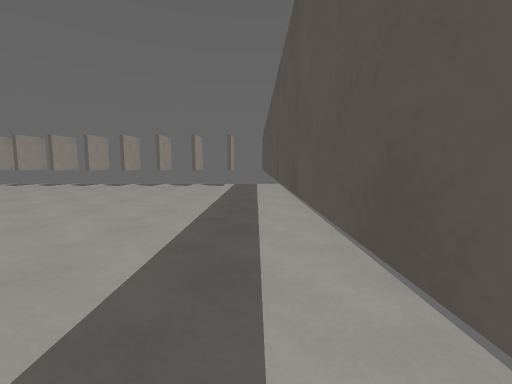
view 1 (above)

18 first-person views from a walk through a Godot game level. The camera is 1.2 m above the floor, tilts 6° down and sees 90° across. The floor is counted in squares, 1 m on a side. Each view is taken from the middle of a square. On the plan, view 1 faces up. The plan holds only what a view shows up to about 12 squares ahead; the rest is blank.

view 2
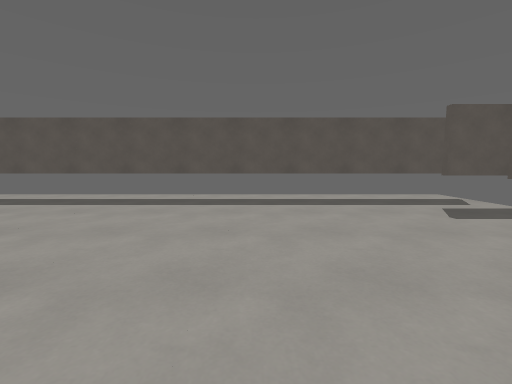

view 3
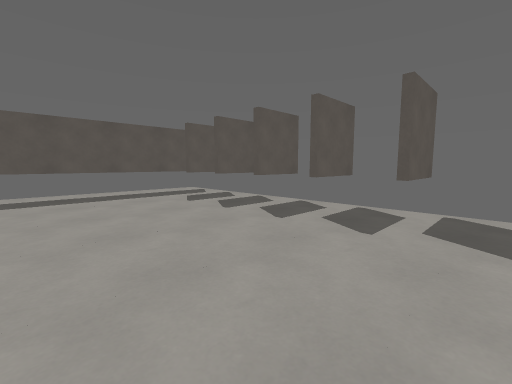

view 4
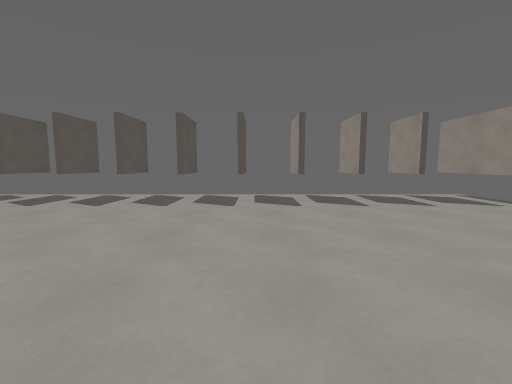

view 5
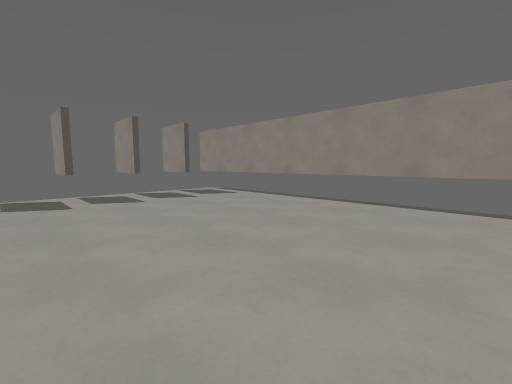

view 6
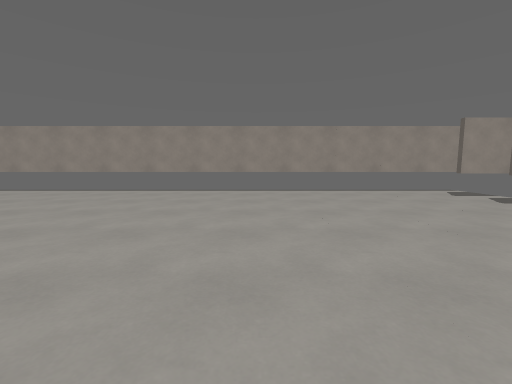

view 7
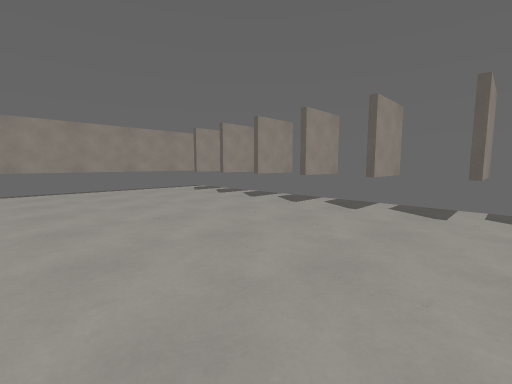

view 8
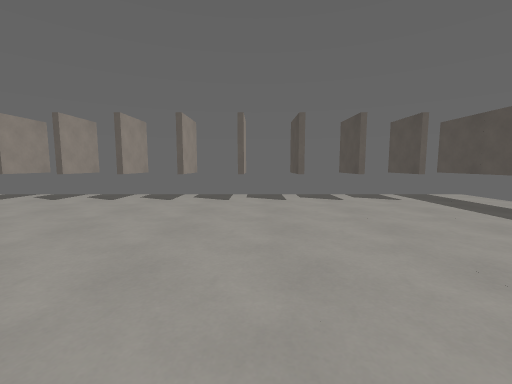

view 9
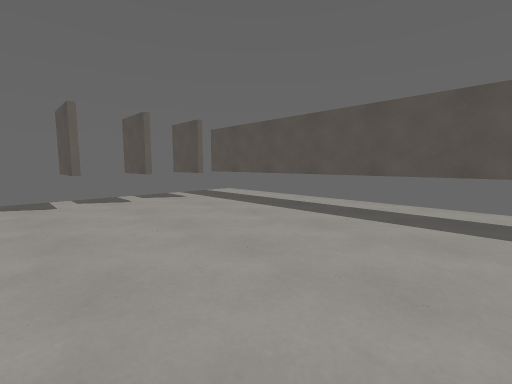

view 10
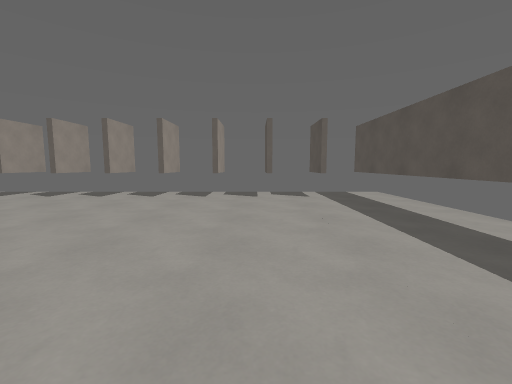

view 11
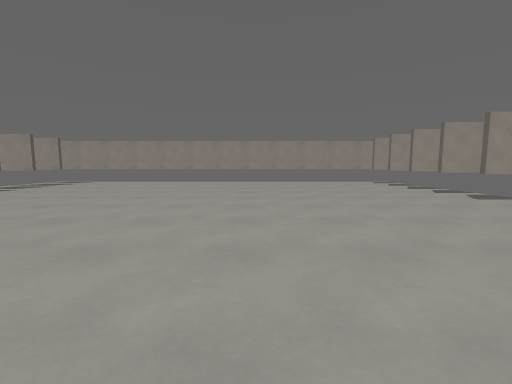

view 12
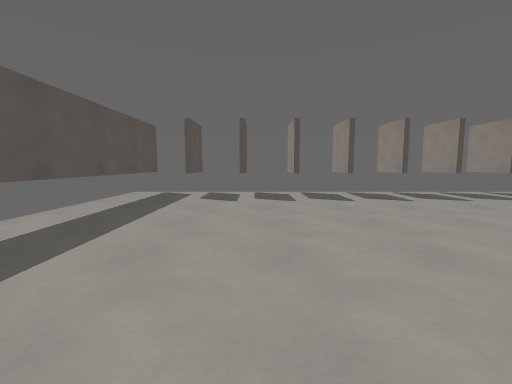

view 13
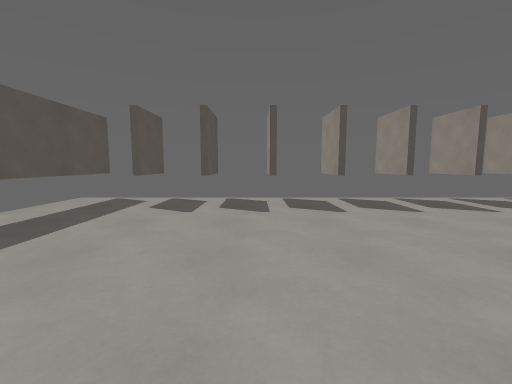

view 14
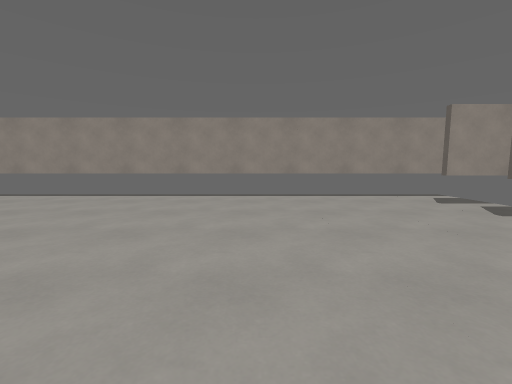

view 15
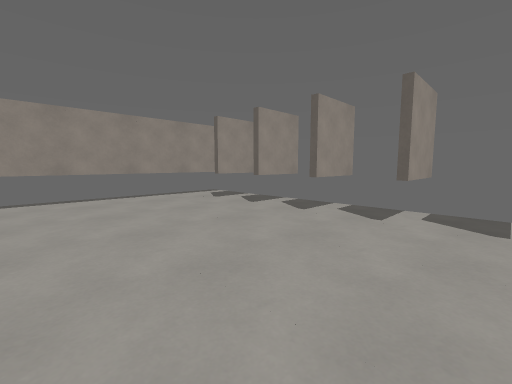

view 16
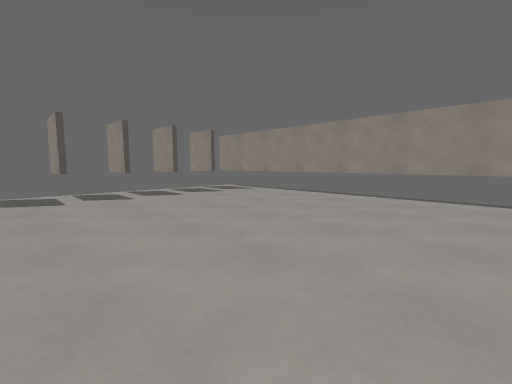

view 17
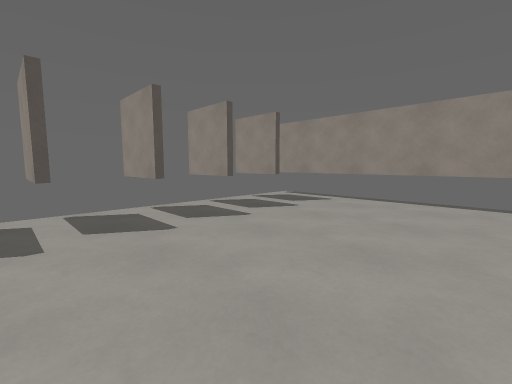

view 18
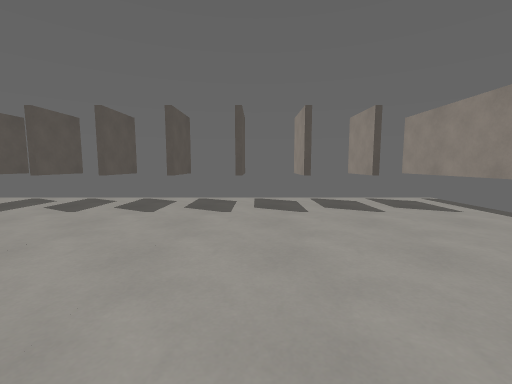

### Floor plan
Points are (right, up) in squares from view 1. A wall is a line through its corners. A room is listed if a view was taken in it or the views show most of it. See-through windows are left out.
Room 1 (views 1, 2, 3, 4, 5, 6, 7, 8, 9, 10, 11, 12, 13, 14, 15, 16, 17, 18)
walls: (-5.6, 14.5) (-5.6, 16.5); (-9.4, -5.5) (-9.4, -7.5); (-11.4, -5.5) (-11.4, -7.5); (-7.4, -5.5) (-7.4, -7.5); (-13.4, -5.5) (-13.4, -7.5); (-3.6, 14.5) (-3.6, 16.5); (-9.4, 16.5) (-9.4, 14.5); (-5.4, -5.6) (-5.4, -7.4); (-11.4, 16.5) (-11.4, 14.5); (-15.4, -5.4) (-15.4, -7.5); (-7.4, 16.5) (-7.4, 14.5); (-13.4, 16.6) (-13.4, 14.5); (-5.4, 16.4) (-5.4, 14.5); (-9.6, -7.5) (-9.6, -5.5); (-11.6, -7.5) (-11.6, -5.5); (-1.6, 14.4) (-1.6, 16.5); (-7.6, -7.5) (-7.6, -5.5); (-17.4, -5.4) (-17.4, -7.5); (-15.4, 16.6) (-15.4, 14.5); (-13.6, -7.5) (-13.6, -5.5); (-5.6, -7.5) (-5.6, -5.5); (-17.4, 16.5) (-17.4, 14.5); (-15.6, -7.5) (-15.6, -6); (-3.6, -7.4) (-3.6, -5.5); (-19.4, -5.4) (-19.4, -7.5); (-19.4, 16.4) (-19.4, 14.5); (-1.6, -7.5) (-1.6, -5.5); (-21.4, 16) (-21.4, -7.5); (0.4, -7.5) (0.4, 16.5)

Where each view was taken, in squares from view 1:
view 1: 0 up, 0 right, facing up
view 2: 0 up, 9 left, facing right
view 3: 0 up, 11 left, facing down-right
view 4: 3 up, 14 left, facing down
view 5: 4 up, 14 left, facing down-left
view 6: 7 up, 10 left, facing left
view 7: 8 up, 9 left, facing up-left
view 8: 6 up, 7 left, facing up
view 9: 6 up, 7 left, facing up-right
view 10: 5 up, 4 left, facing up
view 11: 7 up, 3 left, facing left
view 12: 4 up, 4 left, facing down
view 13: 2 up, 5 left, facing down
view 14: 9 up, 12 left, facing left
view 15: 9 up, 12 left, facing up-left
view 16: 5 up, 12 left, facing down-left
view 17: 0 up, 13 left, facing down-left
view 18: 2 up, 16 left, facing down
